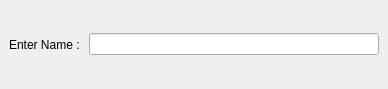
<?xml version="1.0" encoding="UTF-8"?>
<ui version="4.0">
 <class>main_window</class>
 <widget class="QMainWindow" name="main_window">
  <property name="geometry">
   <rect>
    <x>0</x>
    <y>0</y>
    <width>388</width>
    <height>89</height>
   </rect>
  </property>
  <property name="windowTitle">
   <string>Implementation Example</string>
  </property>
  <widget class="QWidget" name="centralwidget">
   <layout class="QHBoxLayout" name="horizontalLayout">
    <item>
     <widget class="QLabel" name="label">
      <property name="text">
       <string>Enter Name : </string>
      </property>
     </widget>
    </item>
    <item>
     <widget class="QLineEdit" name="lineEdit">
      <property name="alignment">
       <set>Qt::AlignCenter</set>
      </property>
     </widget>
    </item>
   </layout>
  </widget>
 </widget>
 <resources/>
 <connections/>
</ui>
